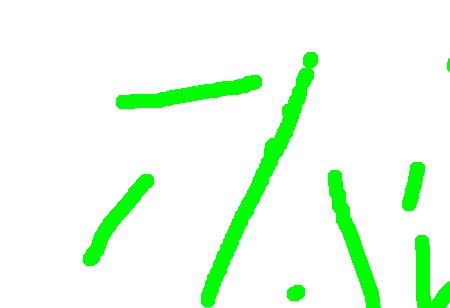
#> input picture Line/failure_line1.jpg, 450 x 308 px; its folder holds only this picture in this run
$ python Neuron.py   (Python 2 division)   (older library calls are emulated)
#> lines starting #> are read from the running program, lines starting #| are printed output that depends on the picture; after the words box and inside, x2 and y2 are one past the last pixel; in counts of white or black regions, pixels touching at a corner belong together; long printed decimals are rounded
import numpy as numpyLib
import neurolab as neurolabLib
import cv2
import math
from os import listdir
from os.path import isfile, join
from matplotlib import pyplot as plt


def getPointsFromImage(fileName, size_of_ann):
#> called with fileName = 'failure_line1.jpg', size_of_ann = 10
    img = cv2.imread(fileName, 0)
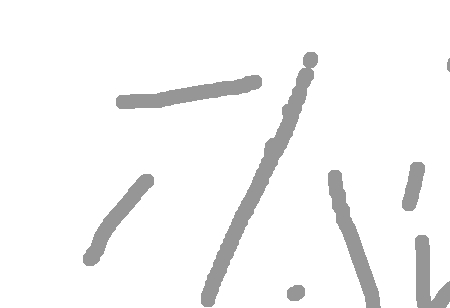
#> img: shape (308, 450); min 149, max 255, mean 245.6
    # Initiate STAR detector
    orb = cv2.ORB(1800)

    # find the keypoints with ORB
    kp = orb.detect(img,None)
#> kp = 394 keypoints; strongest (x, y, size): (302, 68, 31), (334, 173, 92.6), (119, 102, 92.6), (259, 80, 77.1)

    # compute the descriptors with ORB
    #kp, des = orb.compute(img, kp)
    mid_x = 0
    mid_y = 0
    min_x = 0
    min_y = 0
    max_x = 0
    max_y = 0
    if len(kp) > 0:
        mid_x = 0
        mid_y = 0
        min_x = kp[0].pt[0]
#> min_x = 313
        min_y = kp[0].pt[1]
#> min_y = 52
        max_x = min_x
#> max_x = 313
        max_y = min_y
#> max_y = 52
        for point in kp:
            x = point.pt[0]
            y = point.pt[1]
            mid_x += x
            mid_y += y
            min_x = min(min_x, x)
            min_y = min(min_y, y)
            max_x = max(max_x, x)
            max_y = max(max_y, y)
#> this loop made 394 passes
#> (point, x, y, mid_x, mid_y, min_x, min_y, max_x) on passes 1 to 3: (keypoint at (313, 52), size 31, 313, 52, 313, 52, 313, 52, 313), (keypoint at (317, 56), size 31, 317, 56, 630, 108, 313, 52, 317), (keypoint at (303, 57), size 31, 303, 57, 933, 165, 303, 52, 317)
#> after the loop, mid_x = 103836.7; mid_y = 61106.5
        mid_x /= len(kp)
#> mid_x = 263.5
        mid_y /= len(kp)
#> mid_y = 155.1
        print mid_x, ":",  mid_y
#| 263.545 : 155.093
    max_dist_from_center = max(mid_x - min_x, max_x - mid_x, mid_y - min_y, max_y - mid_y)
#> max_dist_from_center = 181.5
    ratio = size_of_ann / (2 * max_dist_from_center)
#> ratio = 0.0276
    min_x_i = math.floor(min_x).__int__()
#> min_x_i = 82
    min_y_i = math.floor(min_y).__int__()
#> min_y_i = 51
    max_x_i = math.floor(max_x).__int__()
#> max_x_i = 418
    max_y_i = math.floor(max_y).__int__()
#> max_y_i = 276
    print min_x, min_y, max_x, max_y
#| 82.080 51.600 418.0 276.0
    # draw only keypoints location,not size and orientation
    img2 = cv2.drawKeypoints(img, kp, color=(255, 0, 0), flags=0)
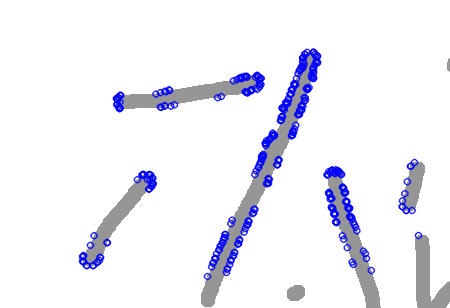
#> img2: shape (308, 450, 3); mean of channels 0, 1, 2 247.3, 238.6, 238.6; drawn as B, G, R
    cv2.line(img2, (min_x_i, min_y_i), (min_x_i, max_y_i), (0, 255, 0), 4)
    cv2.line(img2, (min_x_i, min_y_i), (max_x_i, min_y_i), (0, 255, 0), 4)
    cv2.line(img2, (max_x_i, max_y_i), (max_x_i, min_y_i), (0, 255, 0), 4)
    cv2.line(img2, (min_x_i, max_y_i), (max_x_i, max_y_i), (0, 255, 0), 4)
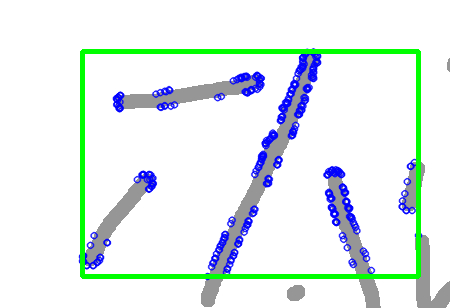
#> img2: shape (308, 450, 3); mean of channels 0, 1, 2 237.4, 239.3, 229; drawn as B, G, R
    plt.imshow(img2), plt.show()

    result_vector = numpyLib.zeros((size_of_ann * size_of_ann, 1))

    for point in kp:
        x = point.pt[0]
        y = point.pt[1]
        x -= mid_x
        y -= mid_y
        x *= ratio
        y *= ratio
        x += size_of_ann / 2
        y += size_of_ann / 2
        cv2.circle(img2, (x.__int__(), y.__int__()), 1, (0, 255, 0))
        index = math.floor(y * size_of_ann + x).__int__()
        index = min(index, size_of_ann * size_of_ann)
        index = max(index, 0)
        result_vector[index] = 1
#> this loop made 394 passes
#> point on passes 20 to 22: keypoint at (270, 138), size 31, keypoint at (265, 143), size 31, keypoint at (261, 159), size 31
#> img2: shape (308, 450, 3); 0.05% of pixels changed, all inside (x1, y1, x2, y2) = (0, 1, 11, 10)
    plt.imshow(img2), plt.show()
    return result_vector


imagesNames = [f for f in listdir("./") if isfile(join("./", f)) and
    (f.endswith(".png") or f.endswith(".jpg"))]
learningImages = [f for f in imagesNames if f.startswith("success_") or f.startswith("failure_")]

print imagesNames

size_of_ann = 10
count_of_images = len(learningImages)
print count_of_images
learning_set = numpyLib.zeros((count_of_images, size_of_ann * size_of_ann))
target_set = numpyLib.zeros((count_of_images, 1))
for imageIndex in range(len(learningImages)):
    imagePath = learningImages[imageIndex]
    cur_result = getPointsFromImage(imagePath, size_of_ann)
    to_set = cur_result.reshape((size_of_ann * size_of_ann))
    learning_set[imageIndex, :] = to_set
    if imagePath.startswith("success_"):
        target_set[imageIndex, 0] = 1
    elif imagePath.startswith("failure_"):
        target_set[imageIndex, 0] = 0
boundaries = numpyLib.zeros((size_of_ann * size_of_ann, 2))
boundaries[:, 1] = numpyLib.ones((size_of_ann * size_of_ann, 1)).reshape((size_of_ann * size_of_ann))


#cv2.imshow('image',img)
#k = cv2.waitKey(0) & 0xFF
#if k == 27:         # wait for ESC key to exit
#    cv2.destroyAllWindows()

# Create train samples
# train sum function

# Create network with 2 inputs, 5 neurons in input layer
# And 1 in output layer
#> (the run stopped early here; a loop or call above may not have finished)

$ run again, on Line/failure_line5.jpg
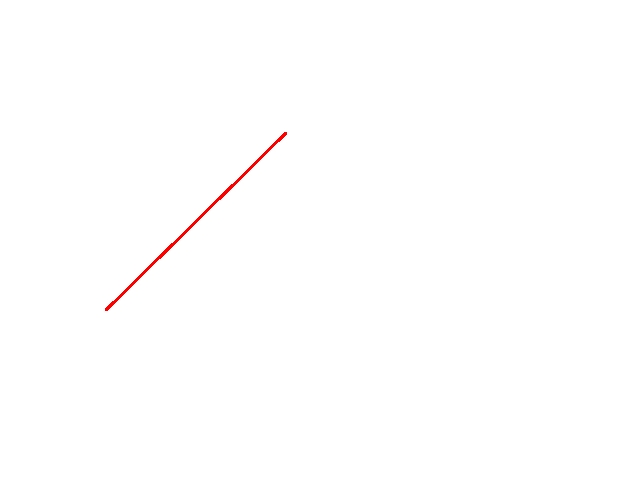
#> input picture Line/failure_line5.jpg, 640 x 480 px
#> kp = 121 keypoints; strongest (x, y, size): (107, 308, 44.6), (285, 132, 44.6), (283, 133, 53.6), (284, 133, 64.3)
#> in getPointsFromImage, `min_x = kp[0].pt[0]`: min_x = 274.8
#> in getPointsFromImage, `min_y = kp[0].pt[1]`: min_y = 144
#> in getPointsFromImage, `max_x = min_x`: max_x = 274.8
#> in getPointsFromImage, `max_y = min_y`: max_y = 144
#> the loop in getPointsFromImage, `for point in kp:` made 121 passes
#> (point, x, y, mid_x, mid_y, min_x, max_y) on passes 1 to 5: (keypoint at (274.8, 144), size 37.2, 274.8, 144, 274.8, 144, 274.8, 144), (keypoint at (268.8, 150), size 37.2, 268.8, 150, 543.6, 294, 268.8, 150), (keypoint at (262.8, 156), size 37.2, 262.8, 156, 806.4, 450, 262.8, 156), (keypoint at (256.8, 162), size 37.2, 256.8, 162, 1063.2, 612, 256.8, 162), (keypoint at (250.8, 168), size 37.2, 250.8, 168, 1314, 780, 250.8, 168)
#> after the loop in getPointsFromImage, `for point in kp:`: mid_x = 22240.6; mid_y = 28024
#> in getPointsFromImage, `mid_x /= len(kp)`: mid_x = 183.8
#> in getPointsFromImage, `mid_y /= len(kp)`: mid_y = 231.6
#| 183.806 : 231.603
#> max_dist_from_center = 101.3
#> ratio = 0.0494
#> min_x_i = 105
#> min_y_i = 132
#> max_x_i = 285
#> max_y_i = 308
#| 105.754 132.480 285.120 308.160
#> in getPointsFromImage, `cv2.line(img2, (min_x_i, max_y_i), (max_x_i, max_y_i), (0, 255, 0), 4)`:
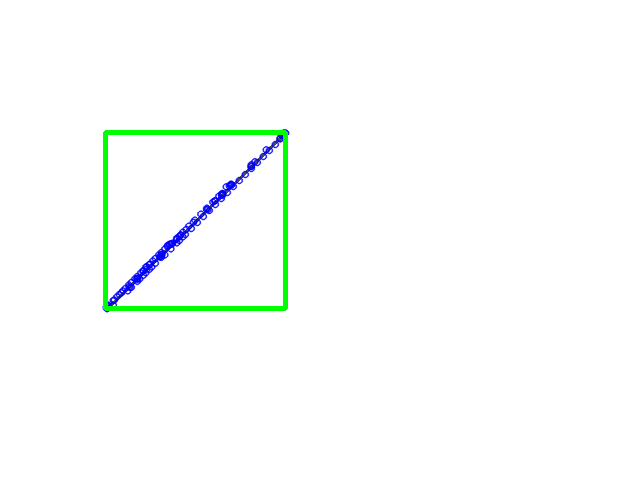
#> img2: shape (480, 640, 3); mean of channels 0, 1, 2 251.9, 253.6, 250.7; drawn as B, G, R
#> the loop in getPointsFromImage, `for point in kp:` made 121 passes
#> point on passes 20 to 27: keypoint at (196.8, 222), size 37.2, keypoint at (188.4, 225.6), size 37.2, keypoint at (190.8, 228), size 37.2, keypoint at (182.4, 231.6), size 37.2, keypoint at (184.8, 234), size 37.2, keypoint at (182.4, 236.4), size 37.2, keypoint at (176.4, 237.6), size 37.2, keypoint at (178.8, 240), size 37.2

$ run again, on Line/failure_line7.jpg
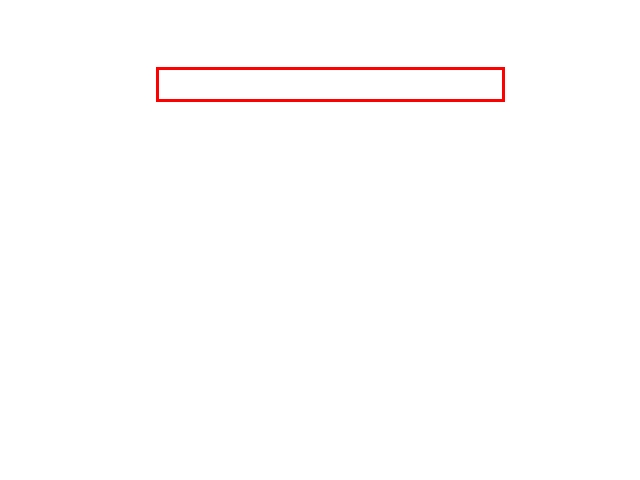
#> input picture Line/failure_line7.jpg, 640 x 480 px
#> kp = 38 keypoints; strongest (x, y, size): (160, 97, 37.2), (160, 71, 37.2), (160, 96, 44.6), (504, 69, 31)
#> in getPointsFromImage, `min_x = kp[0].pt[0]`: min_x = 504
#> in getPointsFromImage, `min_y = kp[0].pt[1]`: min_y = 69
#> in getPointsFromImage, `max_x = min_x`: max_x = 504
#> in getPointsFromImage, `max_y = min_y`: max_y = 69
#> the loop in getPointsFromImage, `for point in kp:` made 38 passes
#> (point, x, y, mid_x, mid_y, min_x, min_y, max_y) on passes 1 to 5: (keypoint at (504, 69), size 31, 504, 69, 504, 69, 504, 69, 69), (keypoint at (159, 72), size 31, 159, 72, 663, 141, 159, 69, 72), (keypoint at (502.8, 67.2), size 37.2, 502.8, 67.2, 1165.8, 208.2, 159, 67.2, 72), (keypoint at (159.6, 70.8), size 37.2, 159.6, 70.8, 1325.4, 279, 159, 67.2, 72), (keypoint at (499.2, 70.8), size 37.2, 499.2, 70.8, 1824.6, 349.8, 159, 67.2, 72)
#> after the loop in getPointsFromImage, `for point in kp:`: mid_x = 12518; mid_y = 3218.6
#> in getPointsFromImage, `mid_x /= len(kp)`: mid_x = 329.4
#> in getPointsFromImage, `mid_y /= len(kp)`: mid_y = 84.7
#| 329.420 : 84.700
#> max_dist_from_center = 174.6
#> ratio = 0.0286
#> min_x_i = 155
#> min_y_i = 67
#> max_x_i = 504
#> max_y_i = 100
#| 155.271 67.200 504.0 100.224
#> in getPointsFromImage, `cv2.line(img2, (min_x_i, max_y_i), (max_x_i, max_y_i), (0, 255, 0), 4)`:
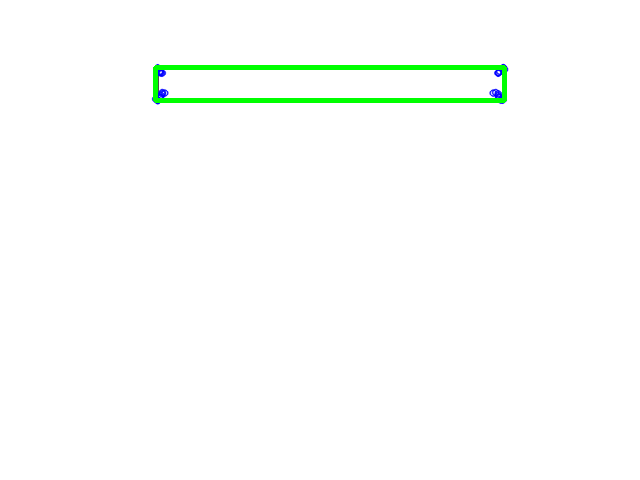
#> img2: shape (480, 640, 3); mean of channels 0, 1, 2 251.8, 254.8, 251.6; drawn as B, G, R
#> the loop in getPointsFromImage, `for point in kp:` made 38 passes
#> (point, x, y, index) on passes 1 to 8: (keypoint at (504, 69), size 31, 10, 4.55, 55), (keypoint at (159, 72), size 31, 0.119, 4.64, 46), (keypoint at (502.8, 67.2), size 37.2, 9.97, 4.5, 54), (keypoint at (159.6, 70.8), size 37.2, 0.136, 4.6, 46), (keypoint at (499.2, 70.8), size 37.2, 9.86, 4.6, 55), (keypoint at (159.6, 97.2), size 37.2, 0.136, 5.36, 53), (keypoint at (499.2, 97.2), size 37.2, 9.86, 5.36, 63), (keypoint at (157, 67.7), size 44.6, 0.0607, 4.51, 45)

$ run again, on Line/failure_line2.jpg
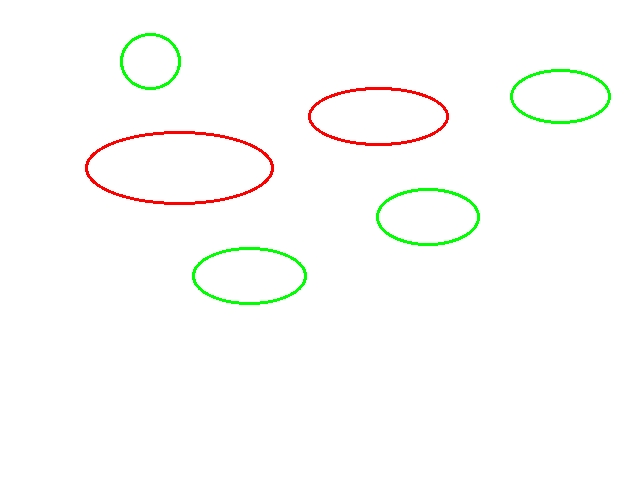
#> input picture Line/failure_line2.jpg, 640 x 480 px
#> in getPointsFromImage, `img = cv2.imread(fileName, 0)`:
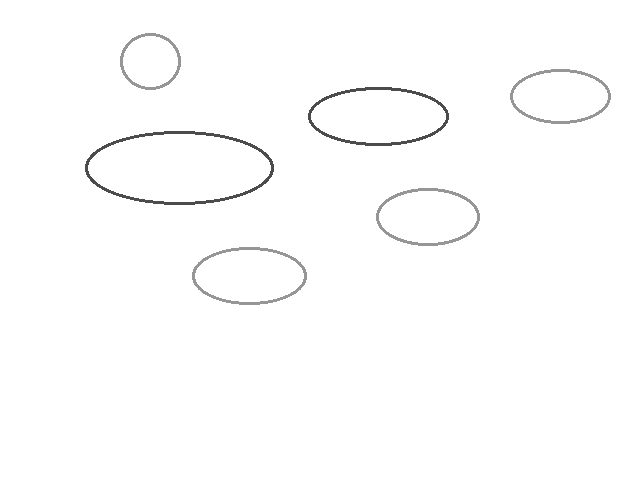
#> img: shape (480, 640); min 75, max 255, mean 252.7
#> kp = 651 keypoints; strongest (x, y, size): (311, 116, 53.6), (308, 116, 53.6), (311, 115, 44.6), (448, 115, 44.6)
#> in getPointsFromImage, `min_x = kp[0].pt[0]`: min_x = 198
#> in getPointsFromImage, `min_y = kp[0].pt[1]`: min_y = 262
#> in getPointsFromImage, `max_x = min_x`: max_x = 198
#> in getPointsFromImage, `max_y = min_y`: max_y = 262
#> the loop in getPointsFromImage, `for point in kp:` made 651 passes
#> (point, x, y, mid_x, mid_y, min_x, min_y, max_x) on passes 1 to 3: (keypoint at (198, 262), size 31, 198, 262, 198, 262, 198, 262, 198), (keypoint at (300, 262), size 31, 300, 262, 498, 524, 198, 262, 300), (keypoint at (198, 289), size 31, 198, 289, 696, 813, 198, 262, 300)
#> after the loop in getPointsFromImage, `for point in kp:`: mid_x = 195714; mid_y = 107354
#> in getPointsFromImage, `mid_x /= len(kp)`: mid_x = 300.6
#> in getPointsFromImage, `mid_y /= len(kp)`: mid_y = 164.9
#| 300.636 : 164.906
#> max_dist_from_center = 289.8
#> ratio = 0.0173
#> min_x_i = 84
#> min_y_i = 48
#> max_x_i = 590
#> max_y_i = 301
#| 84.603 48.0 590.400 301.200
#> in getPointsFromImage, `cv2.line(img2, (min_x_i, max_y_i), (max_x_i, max_y_i), (0, 255, 0), 4)`:
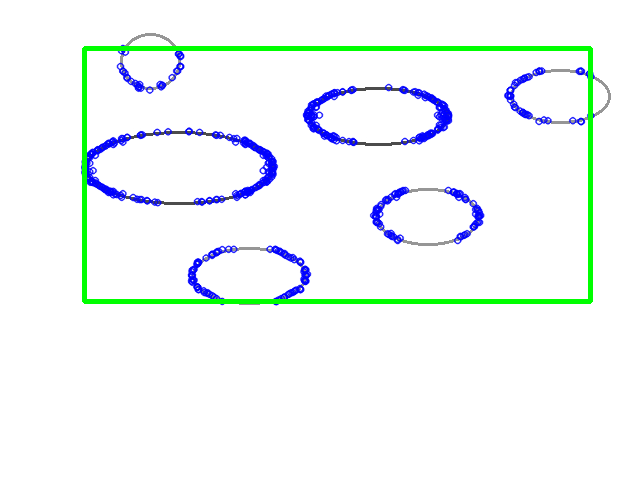
#> img2: shape (480, 640, 3); mean of channels 0, 1, 2 247.7, 248.1, 241.8; drawn as B, G, R
#> the loop in getPointsFromImage, `for point in kp:` made 651 passes
#> point on passes 20 to 22: keypoint at (418.8, 92.4), size 37.2, keypoint at (331.2, 93.6), size 37.2, keypoint at (423.6, 93.6), size 37.2
